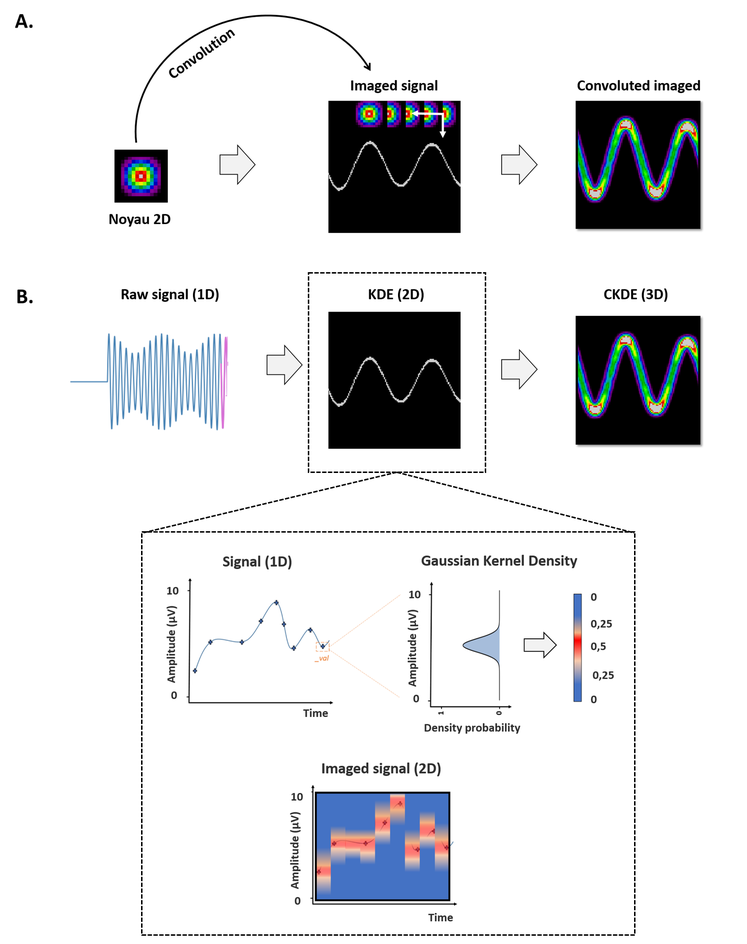
#> input picture images/image2.png, 747 x 944 px, shrunk from 1541 x 1946 before the run
$ python -i main.py   (imports and definitions only)
#> lines starting #> are read from the running program, lines starting #| are printed output that depends on the picture
'''
Creation date: 2018, August
Author: L. Gardy
E-mail: ludovic.gardy@cnrs.fr
Encoding: UTF-8

Related publication
--------------------
Title: Automatic detection of epileptic spikes in intracerebral eeg with convolutional kernel density estimation.
Authors: Gardy L., Barbeau E.J., Hurter, C.
4th International Conference on Human Computer Interaction Theory and Applications, pages 101–109.
SCITEPRESS-Science and Technology Publications
DOI: https://doi.org/10.5220/0008877601010109
'''

from astropy.convolution import convolve, Gaussian2DKernel
from sklearn.neighbors import KernelDensity
import matplotlib.pyplot as plt
from scipy import ndimage
import scipy.stats as st
import numpy as np
import json
import os

# [18 lines left out: function random_signal_simulation, not called in this run]

def create_gaussian_kernel(kernlen:int=21, nsig:int=3):
    """
    Returns a gaussian kernel (2D array).

    Parameters
    ----------
    kernlen: int
        Used for kernel configuration

    nsig: int
        Used for kernel configuration
    """

    interval = (2*nsig+1.)/(kernlen)
    x = np.linspace(-nsig-interval/2., nsig+interval/2., kernlen+1)
    kern1d = np.diff(st.norm.cdf(x))
    kernel_raw = np.sqrt(np.outer(kern1d, kern1d))
    kernel = kernel_raw/kernel_raw.sum()

    return kernel

# [72 lines left out: functions create_custom_kernel, load_timeseries, from_1D_to_2D, not called in this run]

def convolve_2D_image(image_2D:np.array, convolution:str="gaussian custom"):
    '''
    Returns a convolved image (2D numpy array).
    Kernels that will be used are either predefined or
    defined using the function defined above.

    Parameters
    ----------
    image_2D: numpy 2D array
        This image will be convolved

    convolution: str
        Type of convolution user would like to apply between:
            - gaussian astropy
            - gaussian custom
            - custom
    '''

    if convolution == "gaussian astropy":
        image_2D_convolved = convolve(image_2D, Gaussian2DKernel(x_stddev=2))
    elif convolution == "gaussian custom":
        k = create_gaussian_kernel()
        image_2D_convolved = ndimage.convolve(image_2D, k, mode='nearest')
    elif convolution == "custom":
        k = create_custom_kernel()
        image_2D_convolved = ndimage.convolve(image_2D, k, mode='nearest')
    else:
        image_2D_convolved = convolve(image_2D, Gaussian2DKernel(x_stddev=2))

    return(image_2D_convolved)

# [27 lines left out: function plot_result, not called in this run]

# [26 lines not run here, left out]

>>> import cv2
>>> picture = cv2.imread('images/image2.png', cv2.IMREAD_GRAYSCALE)
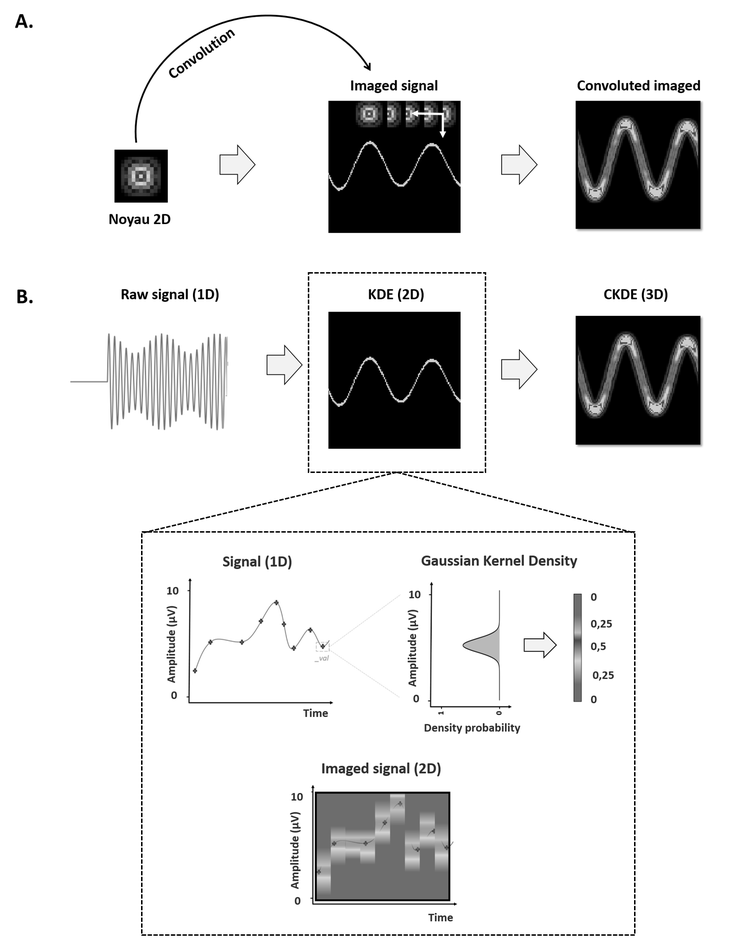
#> picture: shape (944, 747); min 0, max 255, mean 223.3
>>> result = convolve_2D_image(picture)
#> in convolve_2D_image, `image_2D_convolved = ndimage.convolve(image_2D, k, mode='nearest')`:
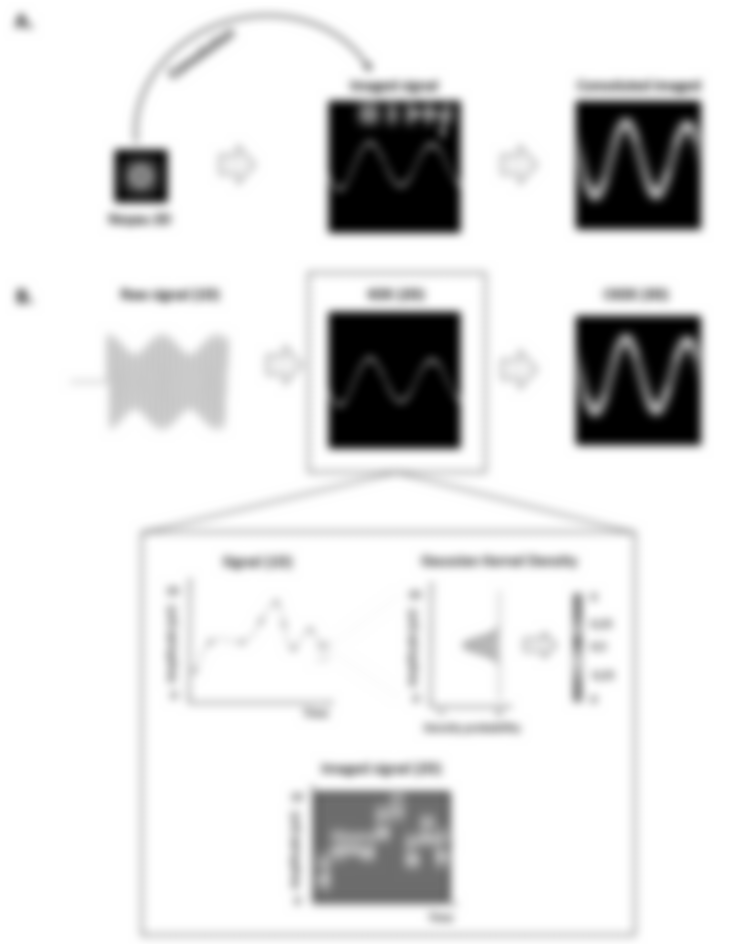
#> image_2D_convolved: shape (944, 747); min 0, max 255, mean 223.1
